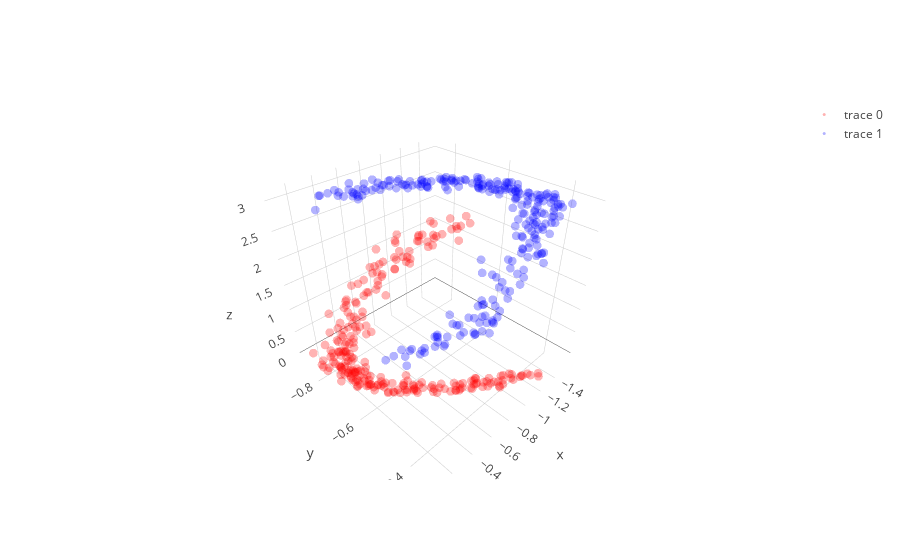

The code cell stored with this chart in its notebook:
### Code cell
# with all scale
expand_dim = 3
w1 = np.random.randn(2,expand_dim)
m1 = np.zeros_like(w1)
w2 = np.random.randn(expand_dim,1)
m2 = np.zeros_like(w2)

a  = np.ones(expand_dim); 
ma = np.zeros_like(a)
b  = np.ones(expand_dim); 
mb = np.zeros_like(b)
c  = np.zeros(expand_dim)
mc = np.zeros_like(c)

w1 = _sym_decorrelation(w1)
w2 = w2/(np.sqrt(np.sum(w2**2)))

temp_X = np.copy(X)
mini_batch_size = 10

for iter in range(2000):
    cum_loss = 0; temp_X   = shuffle(temp_X)
    
    for mini_batch in range(0,len(X),mini_batch_size):
        current_batch = temp_X[mini_batch:mini_batch+mini_batch_size]
        
        layer1  = current_batch @ w1
        layer1a = a*g(b*layer1)+c
        layer2  = layer1a       @ w2
        loss    = (w2.T @ layer1a.T @ layer1a @ w2).mean() + (w1.T @ current_batch.T @ current_batch @ w1).mean()
        
        grad2 = -2*layer1a.T @ layer1a @ w2 
        grad1a= -2*layer1a@w2@w2.T
        grada = grad1a*g(b*layer1)
        gradb = grad1a*a*g_grad(b*layer1)*layer1
        gradc = grad1a
        grad1 = current_batch.T @(grad1a*a*g_grad(b*layer1)*b) - 2*current_batch.T @ current_batch @ w1 
        
        m2 = m2 + 0.9*grad2
        w2 = w2 - 0.000000001  * m2 + (1/(iter+1))*np.random.randn(expand_dim,1)
        
        ma = ma + 0.9*grada
        a = a -   0.0000009    * ma.mean(0) + (1/(iter+1))*np.random.randn(expand_dim)
        
        mb = mb + 0.9*gradb
        b = b -   0.0000009    * mb.mean(0) + (1/(iter+1))*np.random.randn(expand_dim)
        
        mc = mc + 0.9*gradc
        c = c -   0.00000009   * mc.mean(0) + (1/(iter+1))*np.random.randn(expand_dim)
        
        m1 = m1 + 0.9*grad1
        w1 = w1 - 0.000000001  * m1 + (1/(iter+1))*np.random.randn(2,expand_dim)
        
        w1 = _sym_decorrelation(w1)
        w2 = w2/(np.sqrt(np.sum(w2**2)))
        a  = (a-a.mean())/a.std()
        b  = (b-b.mean())/b.std()
        c  = (c-c.mean())/c.std()
        cum_loss      = cum_loss + loss.mean()
        
    if iter%500==0:print('Iter : ',iter," Loss: ",cum_loss)

# projection
projected_mine = (a*g(b*(X @ w1))+c) @ w2

plt.figure(figsize=(20,5))
plt.subplot(1, 3, 1)
plt.scatter(X[y==0, 0], X[y==0, 1], color='red', alpha=0.5)
plt.scatter(X[y==1, 0], X[y==1, 1], color='blue', alpha=0.5)
plt.quiver(X.mean(0)[0], X.mean(0)[1], evector[0,0],evector[0,1], color=['b'], scale=2.5)
plt.quiver(X.mean(0)[0], X.mean(0)[1], evector[1,0],evector[1,1], color=['g'], scale=2.5)

plt.subplot(1, 3, 2,projection='3d')
one_layer_project = (a*g(b*(X @ w1))+c)
plt.scatter(one_layer_project[:,0],one_layer_project[:,1],one_layer_project[:,2], color='red')

plt.subplot(1, 3, 3)
plt.scatter(projected_mine[y==0], np.zeros((len(projected_mine)//2)),  color='red', alpha=0.05)
plt.scatter(projected_mine[y==1], np.zeros((len(projected_mine)//2)), color='blue', alpha=0.05)
plt.show()

trace1 = go.Scatter3d(
    x=one_layer_project[y==0,0],
    y=one_layer_project[y==0,1],
    z=one_layer_project[y==0,2],
    mode='markers',
    line=dict(color='red',width=0.5),
    marker=dict(size=3,opacity=0.3)
)
trace2 = go.Scatter3d(
    x=one_layer_project[y==1,0],
    y=one_layer_project[y==1,1],
    z=one_layer_project[y==1,2],
    mode='markers',
    line=dict(color='blue',width=0.5),
    marker=dict(size=3,opacity=0.3)
)
data = [trace1,trace2]
fig  = go.Figure(data=data)
iplot(fig)

### Figure 1 — Plotly figure (JSON) as saved in the notebook; plotly's stock layout.template omitted (floating-point values rounded to 4 significant figures; data arrays with more than 128 entries replaced by an {"elided": "..."} marker saying what was removed)
{"data": [{"line": {"color": "red", "width": 0.5}, "marker": {"opacity": 0.3, "size": 3}, "mode": "markers", "type": "scatter3d", "uid": "1a66b3c5-1603-432d-a280-77d602aadfaf", "x": {"elided": "250 float values"}, "y": {"elided": "250 float values"}, "z": {"elided": "250 float values"}}, {"line": {"color": "blue", "width": 0.5}, "marker": {"opacity": 0.3, "size": 3}, "mode": "markers", "type": "scatter3d", "uid": "1054c46b-5fa5-40cd-8e1a-9dc8c66f056f", "x": {"elided": "250 float values"}, "y": {"elided": "250 float values"}, "z": {"elided": "250 float values"}}], "layout": {}}
